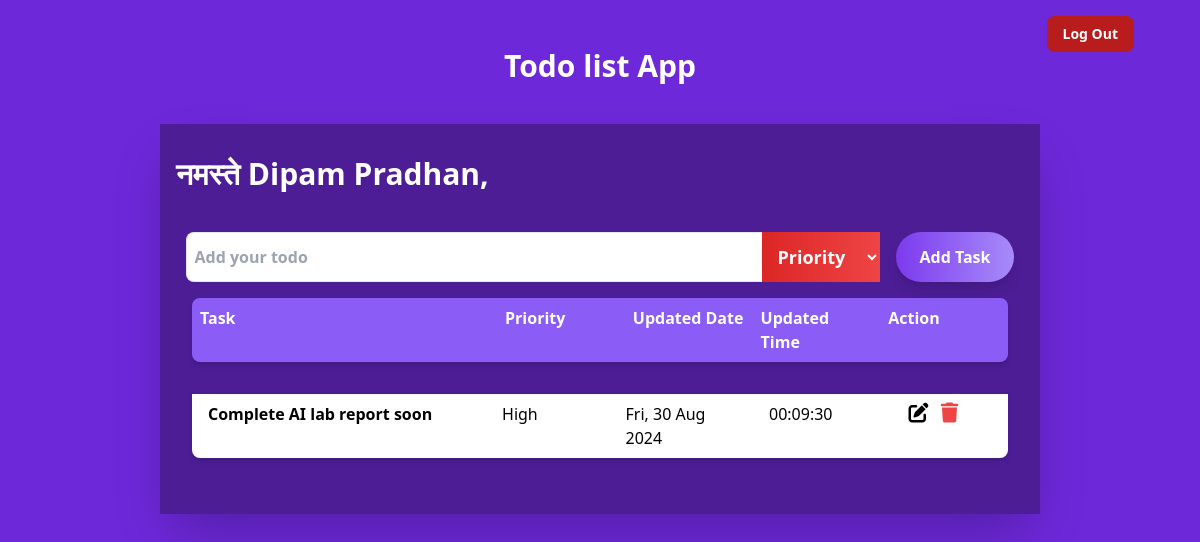
The page /todopage/ (signed in) on the database as committed earlier.
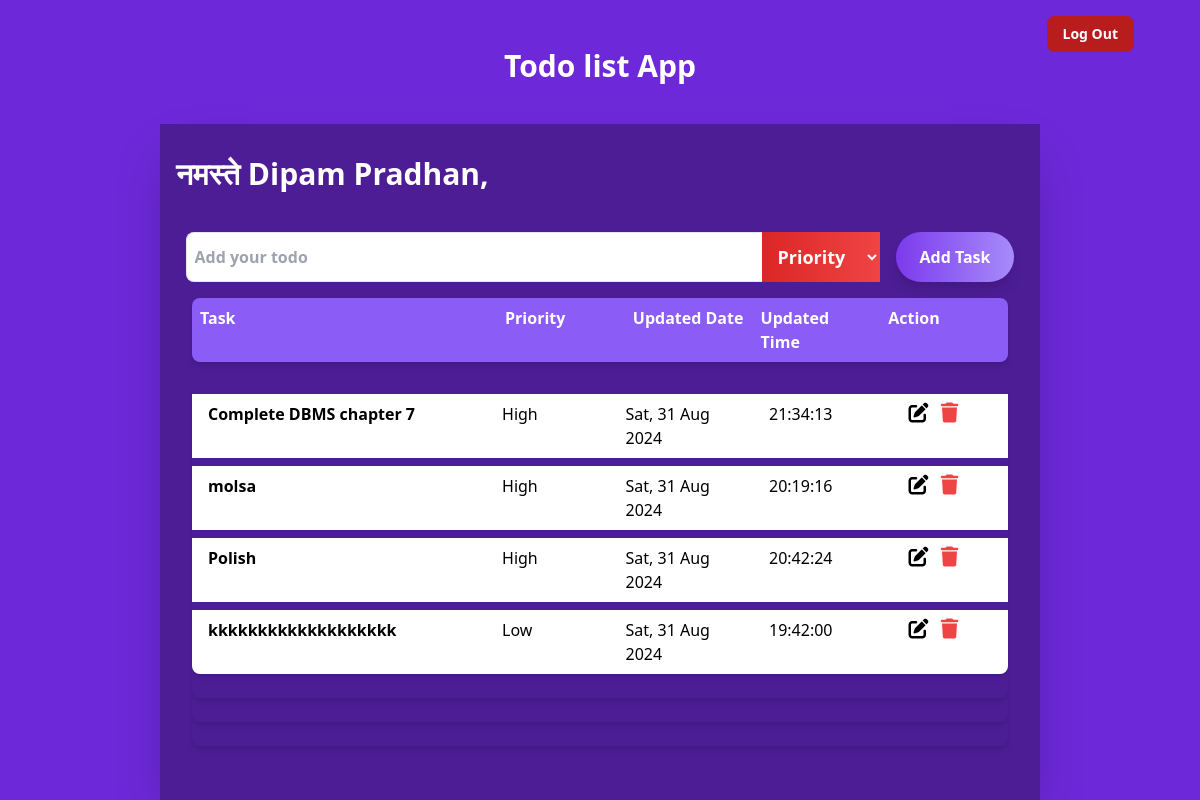
The same page on the database as committed later.
### todo/models.py (models this page shows)
class Task(models.Model):
    LOW = 0
    MEDIUM = 1
    HIGH = 2
    PRIORITY_CHOICES = [
        (LOW, "Low"),
        (MEDIUM, "Medium"),
        (HIGH, "High"),
    ]
    title = models.CharField(max_length=100)
    srno = models.AutoField(auto_created=True, primary_key=True)
    addedAt = models.DateTimeField(auto_now_add=True)
    updatedAt = models.DateTimeField(auto_now=True)
    priority = models.IntegerField(
        choices=PRIORITY_CHOICES,
        default=LOW,
    )
    user = models.ForeignKey(User, on_delete=models.CASCADE)

### todo/views.py (the view, shortened to what this page needs)
# urls.py: path("todopage/", views.todopage, name="todopage"),
@login_required(login_url="/login")
def todopage(request):
    res = models.Task.objects.filter(user=request.user).order_by("-priority")
    return render(request, "todo/todopage.html", {"res": res})

### todo/templates/todo/todoPage.html (shortened to what this page needs)
<!DOCTYPE html>
<html lang="en">
  <head>
    <link
      href="https://cdn.jsdelivr.net/npm/tailwindcss@2.2.19/dist/tailwind.min.css"
      rel="stylesheet"
    />
    <link
      rel="stylesheet"
      href="https://cdnjs.cloudflare.com/ajax/libs/font-awesome/6.5.1/css/all.min.css"
    />
  </head>
  <body class="bg-purple-700 pt-8 pl-40 pr-40">
    <a
      href="{% url 'todo:signout' %}"
      class="text-sm text-center font-bold mt-6 text-white bg-red-700 hover:bg-red-900 text-white font-bold py-2 px-4 rounded-lg focus:outline-none focus:shadow-outline"
      style="position: absolute; top: 0; right: 50px; margin: 1rem"
      >Log Out</a
    >
    <h1 class="text-3xl font-bold text-white text-center mt-4">
      Todo list App
    </h1>
    <div class="bg-purple-900 p-4 mt-10 shadow-2xl">
      <div class="anca flex justify-between items-center">
        <h1 class="text-3xl font-bold text-white text-left mt-4">
          नमस्ते {{user}},
        </h1>
      </div>
      <form method="POST">
        <div class="flex justify-center mt-10">
          <input
            class="p-2 rounded-l-lg border-t mr-0 border-b border-l text-gray-800 bg-white w-full max-w-xl font-bold"
            type="text"
            placeholder="Add your todo"
            name="title"
            required
          />
          <div class="mr-4">
            <select
              id="priority"
              name="priority"
              class="p-3 w-30 bg-gradient-to-r from-red-600 to-red-500 text-white font-bold text-lg outline-none"
            >
              <option class="text-black font-bold" value="0">Priority</option>
            </select>
          </div>
          <button
            class="submit-button px-6 py-3 bg-gradient-to-r from-purple-600 to-purple-400 text-white font-bold rounded-l-full rounded-r-full shadow-lg transform transition-transform duration-300 hover:scale-105"
            type="
          submit"
          >
            Add Task
          </button>
        </div>
      </form>
      <div class="container mx-auto p-4">
        <div class="shadow-md rounded-lg overflow-hidden mb-6">
          <div class="flex bg-purple-500 justify-between text-white">
            <div class="p-2 w-2/5 font-bold">Task</div>
            <div class="p-2 w-1/6 font-bold">Priority</div>
            <div class="p-2 w-1/6 font-bold">Updated Date</div>
            <div class="p-2 w-1/6 font-bold">Updated Time</div>
            <div class="p-2 w-1/6 font-bold">Action</div>
          </div>
        </div>
        {%for todo in res%}
        <div class="shadow-md rounded-lg overflow-hidden mb-6">
          <div class="bg-white flex justify-between mt-2 text-item">
            <div class="p-2 w-2/5 font-bold ml-2 task-text" id="taskText">
              {{todo.title}}
            </div>
            <div class="p-2 w-1/6">{{ todo.get_priority_display }}</div>
            <div class="p-2 w-1/6">{{ todo.updatedAt|date:"D, d M Y" }}</div>
            <div class="p-2 w-1/6 ml-5">{{ todo.updatedAt|time:"H:i:s" }}</div>
            <div class="p-2 w-1/6">
              <a href="/editTodo/{{todo.srno}}">
                <i class="fa-solid fa-pen-to-square text-xl ml-4"></i>
              </a>
              <a href="/deleteTodo/{{todo.srno}}" class="ml-2">
                <i class="fa-solid fa-trash text-red-500 text-xl"> </i>
              </a>
            </div>
          </div>
          {%empty%}
          <p class="text-white flex justify-center items-center">
            No task added yet
          </p>
          {%endfor%}
        </div>
      </div>
    </div>
  </body>
</html>

Rows that differ between the two databases and show on the page:
removed Task: title "Complete AI lab report soon", priority "High", updatedAt "Fri, 30 Aug 2024", updatedAt "00:09:30"
now on this page (row edited): Task: title "Complete DBMS chapter 7", priority "High", updatedAt "Sat, 31 Aug 2024", updatedAt "21:34:13"
added Task: title "molsa", priority "High", updatedAt "Sat, 31 Aug 2024", updatedAt "20:19:16"
added Task: title "Polish", priority "High", updatedAt "Sat, 31 Aug 2024", updatedAt "20:42:24"
added Task: title "kkkkkkkkkkkkkkkkkkk", priority "Low", updatedAt "Sat, 31 Aug 2024", updatedAt "19:42:00"
